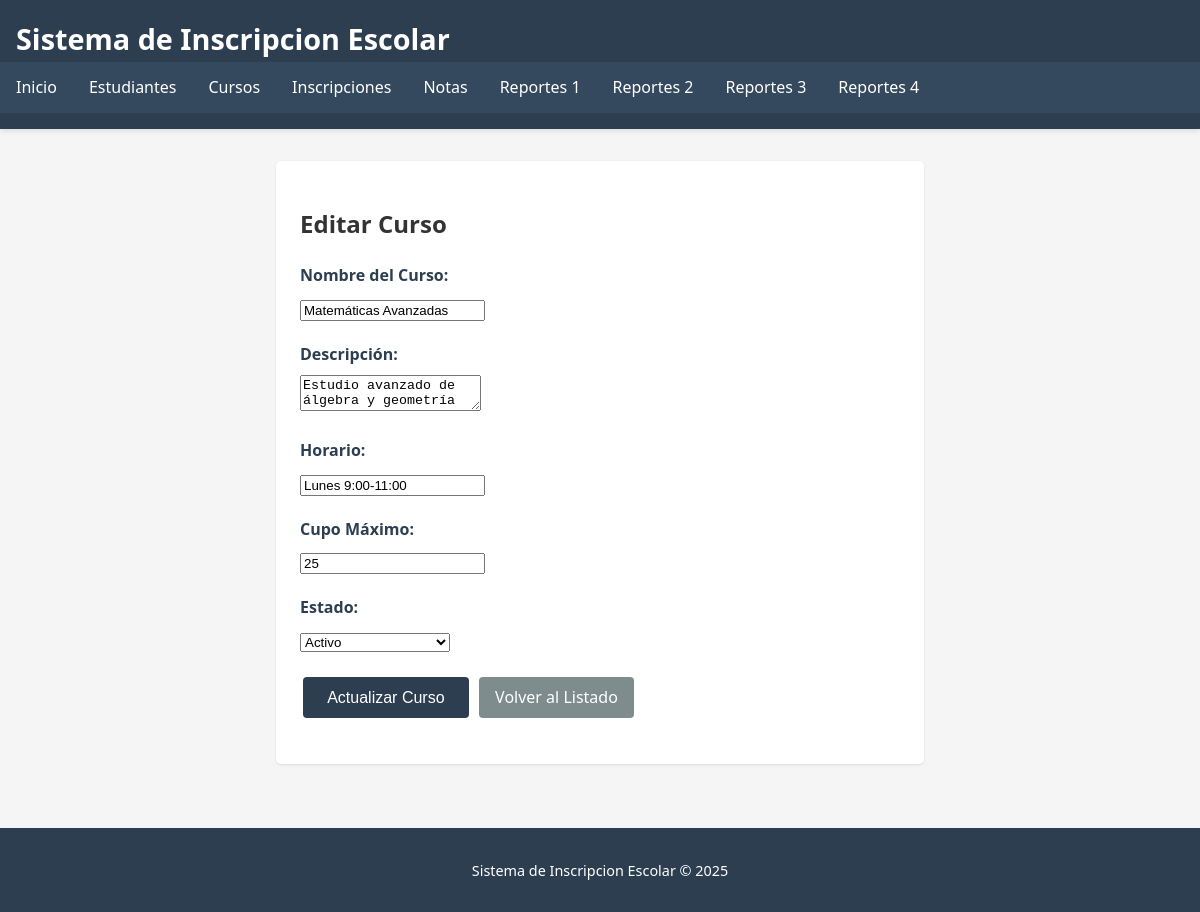
The page /cursos/editar.php?id=1 on the database its author committed.
### tables this page shows
CREATE TABLE `cursos` (
  `id_curso` int(11) NOT NULL,
  `nombre` varchar(100) NOT NULL,
  `descripcion` text DEFAULT NULL,
  `horario` varchar(50) DEFAULT NULL,
  `cupo_maximo` int(11) DEFAULT NULL,
  `estado` enum('activo','inactivo') DEFAULT 'activo'
);

### cursos/editar.php (the view, shortened to what this page needs)
<?php
require_once('../includes/conexion.php');
$id_curso = intval($_GET['id']);
$query = "SELECT * FROM cursos WHERE id_curso = $id_curso";
$resultado = mysqli_query($conexion, $query);
$curso = mysqli_fetch_assoc($resultado);
include_once('../includes/header.php');
?>
<div class="form-container">
    <h2>Editar Curso</h2>
    <form method="post">
        <div class="form-group">
            <label for="nombre">Nombre del Curso:</label>
            <input type="text" name="nombre" id="nombre" value="<?php echo htmlspecialchars($curso['nombre']); ?>" required>
        </div>
        <div class="form-group">
            <label for="descripcion">Descripción:</label>
            <textarea name="descripcion" id="descripcion" required><?php echo htmlspecialchars($curso['descripcion']); ?></textarea>
        </div>
        <div class="form-group">
            <label for="horario">Horario:</label>
            <input type="text" name="horario" id="horario" value="<?php echo htmlspecialchars($curso['horario']); ?>" required>
        </div>
        <div class="form-group">
            <label for="cupo_maximo">Cupo Máximo:</label>
            <input type="number" name="cupo_maximo" id="cupo_maximo" value="<?php echo htmlspecialchars($curso['cupo_maximo']); ?>" required>
        </div>
        <div class="form-group">
            <label for="estado">Estado:</label>
            <select name="estado" id="estado" required>
                <option value="activo" <?php if ($curso['estado'] == 'activo') echo 'selected'; ?>>Activo</option>
            </select>
        </div>
        <div class="form-group">
            <input type="submit" value="Actualizar Curso" class="btn btn-submit">
            <a href="listar.php" class="btn btn-volver">Volver al Listado</a>
        </div>
    </form>
</div>
<?php
include('../includes/footer.php');
?>

### css/estilo.css (style rules this page uses)
body { font-family: 'Segoe UI', Tahoma, Geneva, Verdana, sans-serif; line-height: 1.6; margin: 0; padding: 0; color: #333; background-color: #f5f5f5; }
.btn { display: inline-block; padding: 0.5rem 1rem; margin: 0.2rem; text-decoration: none; border-radius: 4px; font-weight: 500; transition: all 0.3s; border: none; cursor: pointer; }
.btn-volver { background: #7f8c8d; color: white; }
.form-container { background: white; padding: 1.5rem; border-radius: 5px; box-shadow: 0 1px 3px rgba(0,0,0,0.1); max-width: 600px; margin: 1rem auto; }
.form-group { margin-bottom: 1.2rem; }
.form-group label { display: block; margin-bottom: 0.5rem; font-weight: 600; color: #2c3e50; }
.btn-submit { background: #2c3e50; color: white; padding: 0.7rem 1.5rem; font-size: 1rem; }

### rows shown on the page
cursos: nombre "Matemáticas Avanzadas", descripcion "Estudio avanzado de álgebra y geometría", horario "Lunes 9:00-11:00", cupo_maximo "25", estado "Activo"
